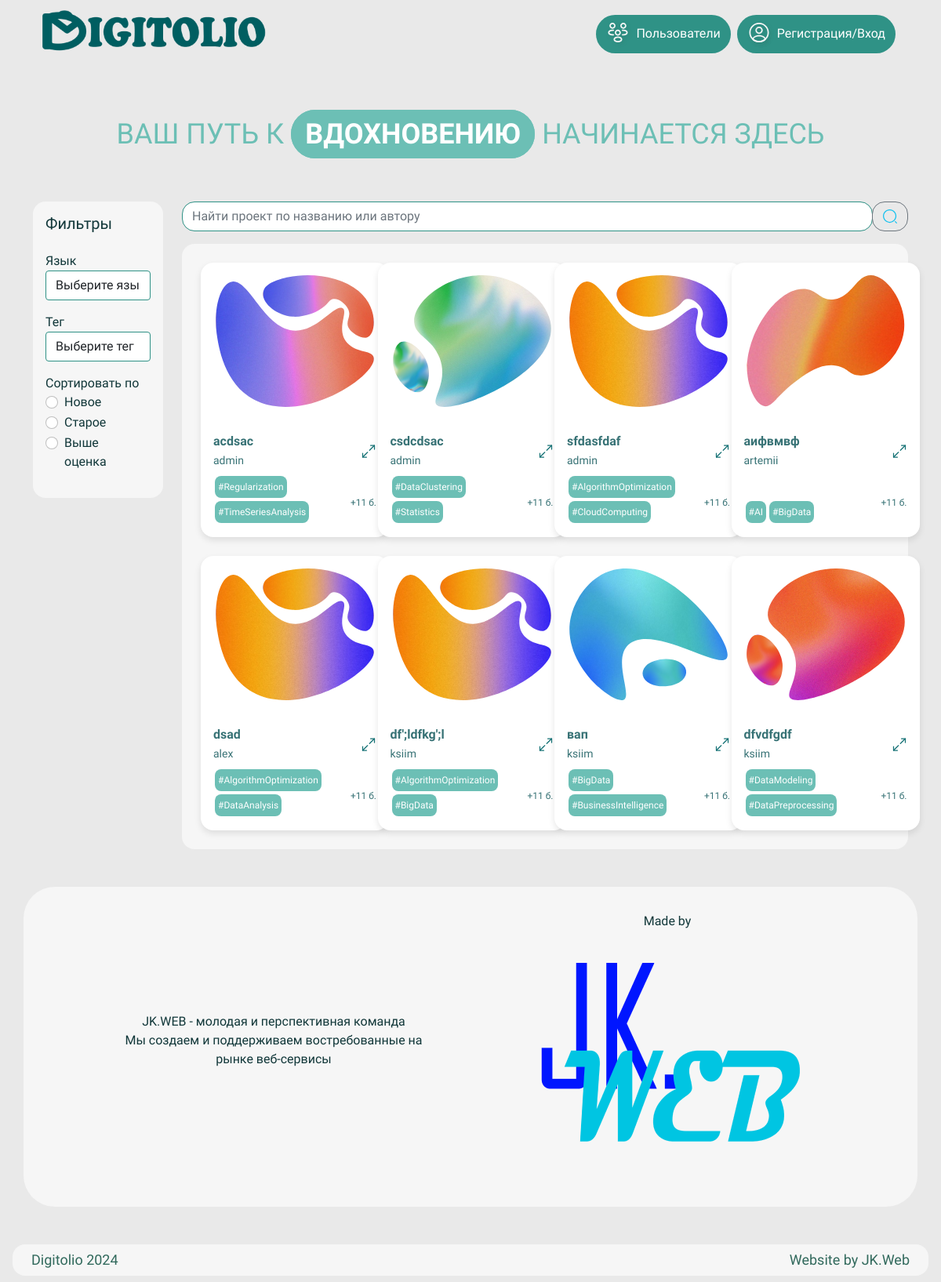
The page / on the database its author committed.
### projects/models.py (models this page shows, shortened)
class Project(models.Model):
    title = models.CharField(max_length=255, verbose_name='Название')
    description = models.TextField(verbose_name='Описание')
    author = models.ForeignKey(User, on_delete=models.CASCADE, related_name='projects', verbose_name='Автор', null=True)
    tags = models.ManyToManyField(Tag, blank=True, verbose_name='Теги')
    programming_language = models.TextField(choices=PROGRAMMING_LANGUAGES, null=True, blank=True)
    created_at = models.DateTimeField(auto_now_add=True, verbose_name='Дата создания')
    updated_at = models.DateTimeField(auto_now=True, verbose_name='Дата обновления')
    link_on_code = models.CharField(max_length=255, verbose_name='Ссылка на гитхаб')
    grade = models.IntegerField(default=0, verbose_name='Оценка')
    class Meta:
        verbose_name = 'Проект'
        verbose_name_plural = 'Проекты'
        ordering = ['-created_at']
    def get_first_tag_image(self):
        default_image = "cpp0.svg"
        if self.tags.exists():
            first_tag = self.tags.first().name
            return f'img/cards/{tag_image_dict.get(first_tag, default_image)}'
        return f'img/cards/{default_image}'

class Tag(models.Model):
    name = models.CharField(max_length=255, verbose_name='Название')
    class Meta:
        verbose_name = 'Тег'
        verbose_name_plural = 'Теги'
        ordering = ['name']
    def __str__(self):
        return self.name

### persons/models.py (models this page shows)
class Person(AbstractUser):
    password = models.CharField(max_length=255, verbose_name='Пароль')
    description = models.TextField(null=True, blank=True, verbose_name='Описание')
    year = models.IntegerField(null=True, blank=True, verbose_name='Год обучения')
    team = models.CharField(max_length=10, null=True, blank=True, verbose_name='Команда')
    avatar = models.ImageField(upload_to='avatars/', null=True, blank=True, verbose_name='Аватар')
    profile_background = models.CharField(max_length=255, choices=get_background_image_choices(), null=True, blank=True, verbose_name='Фон профиля', default='profile_background.jpg')
    programming_language = models.TextField(choices=PROGRAMMING_LANGUAGES, null=True, blank=True, verbose_name='Язык программирования')
    tg_url = models.CharField(max_length=50, null=True, blank=True, verbose_name='Telegram')
    discord_url = models.CharField(max_length=50, null=True, blank=True, verbose_name='Discord')
    github_url = models.CharField(max_length=50, null=True, blank=True, verbose_name='Github')
    group = models.ManyToManyField(Group, related_name='persons', blank=True, verbose_name='Группы')
    groups = models.ManyToManyField(
        'auth.Group',
        related_name='persons',
        blank=True,
        help_text='The groups this person belongs to.',
        verbose_name='groups',
    )
    user_permissions = models.ManyToManyField(
        'auth.Permission',
        related_name='persons',
        blank=True,
        help_text='Specific permissions for this person.',
        verbose_name='user permissions',
    )
    class Meta:
        ordering = ['-date_joined']

### projects/views.py (the view)
# urls.py: path('', views.index, name='index'),
def index(request):
    languages = [language[1] for language in PROGRAMMING_LANGUAGES]
    tags = Tag.objects.all()
    projects = Project.objects.all().order_by('-created_at')
    return render(request, 'projects/index.html', context={'projects': projects, 'languages': languages, 'tags': tags})

### templates/projects/index.html (shortened to what this page needs)
<!DOCTYPE html>
{% load static %}
<html>
<head>
    <link href="https://cdn.jsdelivr.net/npm/bootstrap@5.0.2/dist/css/bootstrap.min.css" rel="stylesheet">
    <link rel="stylesheet" href="{% static 'css/main.css' %}">
</head>
<body>
    <header>
        {% include 'includes/header_nav.html' %}
        {% include 'includes/header_hero.html' %}
    </header>
    <main class="container">
        <div class='row'>
            {% include 'projects/includes/filter.html' %}
            <div class='col-md-10 col-lg-10'>
                <div class="row mb-3">
                    <div class="input-group">
                        <input id='project-search' style='border-radius: 1rem;' type="text" class="form-control" placeholder="Найти проект по названию или автору" aria-label="Поиск проектов" aria-describedby="button-addon2">
                        <button id='search-button' style='border-radius: 1rem;' class="btn btn-outline-secondary justify-content-center align-items-center" type="button">
                            <img src="{% static 'img/search.svg' %}" alt="Поиск" class='d-block'>
                        </button>
                    </div>
                </div>
                <div id="projects-list" class="container p-4" style='background-color: #F6F6F6; border-radius: 1rem;'>
                    <div id="projects-row" class="row row-cols-1 row-cols-md-4 g-4 justify-content-center">
                        {% for project in projects %}
                            <div class="col" data-time_created="{{project.created_at}}" data-grade="{{project.grade}}" data-language="{{project.programming_language}}" data-tags="{{project.tags.all|join:", "}}">
                                {% include "projects/includes/new_project_small.html" with project=project %}
                            </div>
                        {% endfor %}
                    </div>
                </div>
            </div>
        </div>
    </main>
    <footer>
        {% include 'includes/hero_footer.html' %}
        {% include 'includes/footer_base.html' %}
    </footer>
</body>
</html>

### templates/projects/includes/new_project_small.html (shortened to what this page needs)
{% load static %}
<div class="project-card">
    <img src="{% static project.get_first_tag_image %}" alt="Project Tag Image" class="card-img img-fluid">
    <div class="project-card-body p-3">
        <div class="project-header">
            <div class="project-title-author">
                <p class="p-0 m-0" style="color: #377275; font-size: 16px; font-weight: bold; margin-bottom: 0px;">{{ project.title }}</p>
                <p class="p-0 m-0" style="color: #377275; font-size: 14px; font-weight: regular">{{ project.author }}</p>
            </div>
            <a class = 'text-decoration-none p-0 m-0' href="{% url 'projects:project_detail' project.id %}">
                <img src="{% static 'img/maximize.svg' %}" alt="Expand" class="p-0 m-0 expand-icon">
            </a>
        </div>
        <div style="display: flex; justify-content: space-between;">
            <div class="tags-container">
                {% for tag in project.tags.all|slice:":2" %}
                    <span class="tag-badge">#{{ tag.name }}</span>
                {% endfor %}
            </div>
            <div class="rating-container">
                <p style="color: #377275; font-size: 12px; font-weight: regular;">+11 б.</p>
            </div>
        </div>
    </div>
</div>

### static/css/main.css (style rules this page uses)
body { font-family: 'Geologica', sans-serif; font-size: 16px; line-height: 24px; color: #113739; background-color: #E9E9E9; margin: 0; padding: 0; }
.form-control { border-color: #2F9286; }
::placeholder { color: #2F9286; opacity: 1; }

### templates/projects/includes/new_project_small.html (style rules this page uses)
.project-card { width: 240px; height: 350px; background-color: #FFFFFF; border-radius: 1rem; overflow: hidden; display: flex; flex-direction: column; justify-content: space-between; position: relative; box-shadow: 0 4px 8px rgba(0, 0, 0, 0.1); transition: transform 0.3s; }
.card-img { padding: 1rem; width: auto; height: 200px; }
.project-card-body { padding: 1rem; display: flex; flex-direction: column; justify-content: space-between; height: 100%; }
.tag-badge { margin: 0; display: inline-block; padding: 2px 4px; color: white; font-size: 12px; background-color: #6CBFB5; border-radius: 0.5rem; margin: 2px; }
.tags-container { width: 66%; display: flex; flex-wrap: wrap; }
.rating-container { width: 33%; display: flex; justify-content: flex-end; align-items: flex-end; position: absolute; bottom: 1rem; right: 1rem; }
.project-header { display: flex; justify-content: space-between; align-items: center; margin-bottom: 0.2rem; }
.project-title-author { display: flex; flex-direction: column; padding: 0; }
.expand-icon { cursor: pointer; }

### rows shown on the page
Project: title "acdsac", author "admin"
Tag: name "Regularization"
Tag: name "TimeSeriesAnalysis"
Project: title "csdcdsac", author "admin"
Tag: name "DataClustering"
Tag: name "Statistics"
Project: title "sfdasfdaf", author "admin"
Tag: name "AlgorithmOptimization"
Tag: name "CloudComputing"
Project: title "аифвмвф", author "artemii"
Tag: name "AI"
Tag: name "BigData"
Project: title "dsad", author "alex"
Tag: name "DataAnalysis"
Project: title "df';ldfkg';l", author "ksiim"
Project: title "вап", author "ksiim"
Tag: name "BusinessIntelligence"
Project: title "dfvdfgdf", author "ksiim"
Tag: name "DataModeling"
Tag: name "DataPreprocessing"
